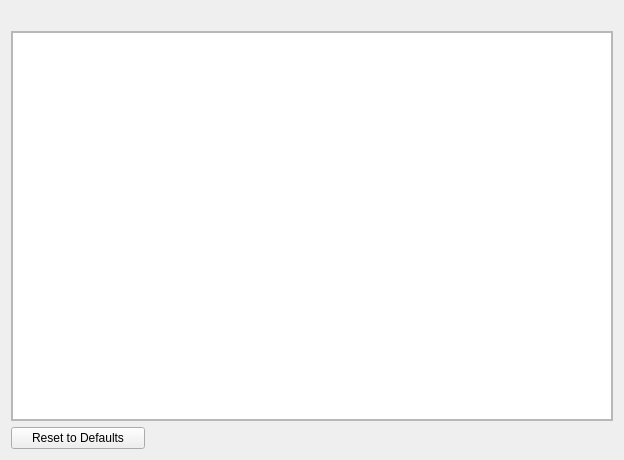
<?xml version="1.0" encoding="UTF-8"?>
<ui version="4.0">
 <author>
SPDX-FileCopyrightText: 2016 shainer &lt;syn.shainer@gmail.com&gt;
SPDX-FileCopyrightText: 2022 shiva.patt &lt;shivanandvp@rebornos.org&gt;
SPDX-License-Identifier: GPL-3.0-or-later
 </author>
 <class>Page_NetInst</class>
 <widget class="QWidget" name="Page_NetInst">
  <property name="geometry">
   <rect>
    <x>0</x>
    <y>0</y>
    <width>624</width>
    <height>460</height>
   </rect>
  </property>
  <property name="windowTitle">
   <string/>
  </property>
  <layout class="QVBoxLayout" name="verticalLayout_2">
   <item>
    <widget class="QLabel" name="label">
     <property name="alignment">
      <set>Qt::AlignCenter</set>
     </property>
    </widget>
   </item>
   <item>
    <widget class="QScrollArea" name="scrollArea">
     <property name="maximumSize">
      <size>
       <width>16777215</width>
       <height>16777215</height>
      </size>
     </property>
     <property name="widgetResizable">
      <bool>true</bool>
     </property>
     <widget class="GroupsTreeView" name="groupswidget">
      <property name="geometry">
       <rect>
        <x>0</x>
        <y>0</y>
        <width>604</width>
        <height>380</height>
       </rect>
      </property>
      <property name="font">
       <font>
        <pointsize>11</pointsize>
       </font>
      </property>
      <layout class="QVBoxLayout" name="verticalLayout_3"/>
     </widget>
    </widget>
   </item>
   <item>
    <layout class="QHBoxLayout" name="bottomArea">
     <property name="sizeConstraint">
      <enum>QLayout::SetDefaultConstraint</enum>
     </property>
     <property name="leftMargin">
      <number>0</number>
     </property>
     <property name="topMargin">
      <number>0</number>
     </property>
     <property name="rightMargin">
      <number>0</number>
     </property>
     <item alignment="Qt::AlignLeft">
      <widget class="QPushButton" name="reset_button">
       <property name="text">
        <string>     Reset to Defaults     </string>
       </property>
      </widget>
     </item>
     <item>
      <widget class="QLabel" name="netinst_status">
       <property name="text">
        <string/>
       </property>
      </widget>
     </item>
    </layout>
   </item>
  </layout>
 </widget>
 <customwidgets>
  <customwidget>
   <class>GroupsTreeView</class>
   <extends>QTreeView</extends>
   <header>groupstreeview.h</header>
  </customwidget>
 </customwidgets>
 <resources/>
 <connections/>
</ui>
